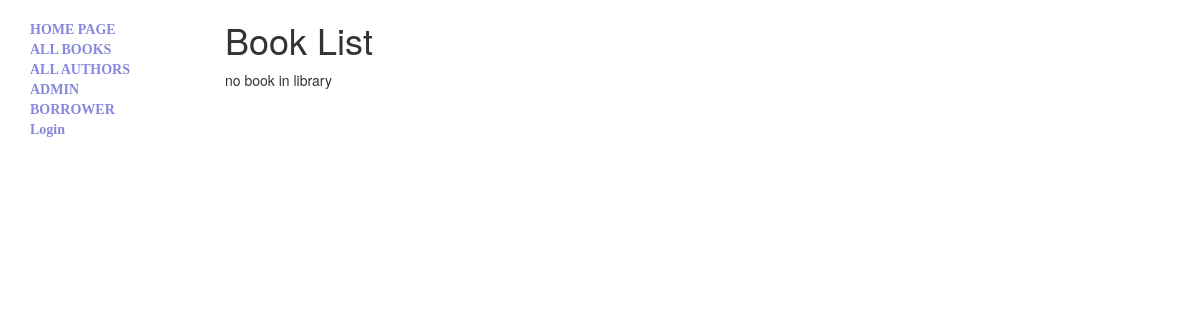
Before: /catalog/books/ with the older database file.
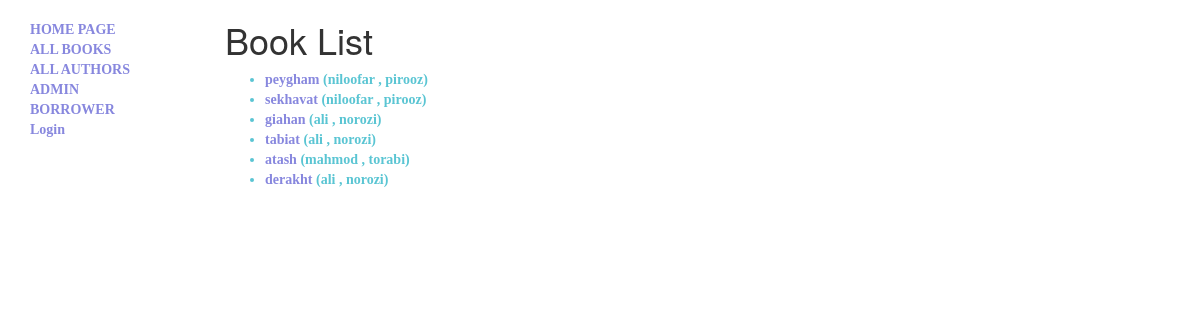
After: the same page with the newer database file.
### catalog/models.py (models this page shows, shortened)
class Book ( models.Model ):
    title     =    models.CharField ( max_length= 100 , help_text= 'titles book' )
    author    =    models.ForeignKey ( 'Author' , on_delete= models.SET_NULL , null= True )
    summary   =    models.TextField ( max_length= 1000 , help_text= 'summarys book' )
    isbn      =    models.CharField ( max_length= 13 , help_text= 'isbn book' )
    genre     =    models.ManyToManyField ( 'Genre' , help_text= 'genres book' )
    def get_absolute_url ( self ):
        return ( reverse ( 'catalog:book-detail', args= [str( self.id )] ) )

class Author ( models.Model ):
    first_name  =    models.CharField ( max_length= 100 , help_text= 'first name' )
    last_name   =    models.CharField ( max_length= 100 , help_text= 'last name' )
    birth_day   =    models.DateField ( null= True , blank= True )
    death_day   =    models.DateField ( null= True , blank= True )
    def __str__(self):
        return '%s , %s' % ( self.first_name , self.last_name )

### catalog/views.py (the view)
class BookListView ( generic.ListView ):
    model = models.Book
    template_name = 'catalog/book_list.html'

### catalog/templates/catalog/book_list.html
{% extends 'catalog/base_generic.html' %}
{% block content %}
    <h1>Book List</h1>
    {% if book_list %}
    <ul>
        {% for book in book_list %}
            <li>
                <a href="{{ book.get_absolute_url }}">{{book.title}} </a>({{book.author}})
            </li>
        {% endfor %}
    </ul>
    {% else %}
        <p>no book in library</p>
    {% endif %}
{% endblock %}

### catalog/templates/catalog/base_generic.html (shortened to what this page needs)
<html lang="en">
    <head>
        <link rel="stylesheet" href="https://maxcdn.bootstrapcdn.com/bootstrap/3.3.7/css/bootstrap.min.css">
        {% load static %}
        <link rel="stylesheet" href="{% static 'catalog/style.css' %}">
    </head>
<body>
    <div class="container fluid">
        <div class="row">
            <div class="col-sm-2">
            {% block sidebar %}
            <ul class="sidebar-nav">
                <li><a href="{% url 'catalog:index' %}"> HOME PAGE</a></li>
                <li><a href="{% url 'catalog:books' %}"> ALL BOOKS</a></li>
                <li><a href="{% url 'catalog:author' %}">ALL AUTHORS</a> </li>
                <li><a href="/admin">ADMIN </a></li>
                <li><a href="{% url 'catalog:my-borrowered' %}">BORROWER</a> </li>
            {% if user.is_authenticated %}
                <li>User: {{ user.get_username }}</li>
                <li><a href="{% url 'logout'%}?next={{request.path}}">Logout</a></li>
            {% else %}
                <li><a href="{% url 'login'%}?next={{request.path}}">Login</a></li>
            {% endif %}
            </ul>
            {% endblock %}
            </div>
            <div class="col-sm-10">
            {% block content %}{% endblock %}
            </div>
        </div>
    </div>
</body>
</html>

### catalog/static/catalog/style.css (style rules this page uses)
.sidebar-nav { margin-top: 20px; padding: 0; list-style: none; }

### catalog/templates/catalog/base_generic.html (style rules this page uses)
li { color: rgb(90, 197, 211); font-family: 'Franklin Gothic Medium'; font-weight: bold; }
a { color: rgb(135, 135, 222); font-family: 'Franklin Gothic Medium'; font-weight: bold; }

Changed rows visible on the page:
added Book: title "peygham", author "niloofar , pirooz"
added Book: title "sekhavat", author "niloofar , pirooz"
added Book: title "giahan", author "ali , norozi"
added Book: title "tabiat", author "ali , norozi"
added Book: title "atash", author "mahmod , torabi"
added Book: title "derakht", author "ali , norozi"
Other visible differences:
text no longer shown: "no book in library"
